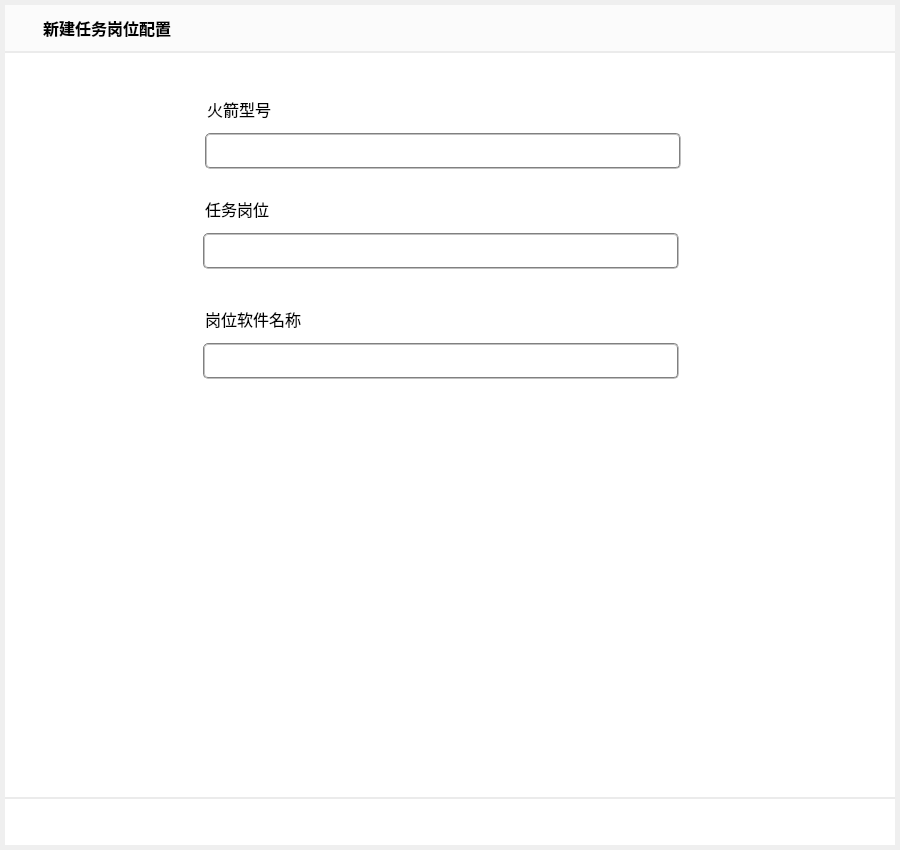
<?xml version="1.0" encoding="UTF-8"?>
<ui version="4.0">
 <class>AddTaskClass</class>
 <widget class="QWidget" name="AddTaskClass">
  <property name="geometry">
   <rect>
    <x>0</x>
    <y>0</y>
    <width>900</width>
    <height>850</height>
   </rect>
  </property>
  <property name="windowTitle">
   <string>AddTask</string>
  </property>
  <layout class="QVBoxLayout" name="verticalLayout_2">
   <property name="spacing">
    <number>0</number>
   </property>
   <property name="leftMargin">
    <number>5</number>
   </property>
   <property name="topMargin">
    <number>5</number>
   </property>
   <property name="rightMargin">
    <number>5</number>
   </property>
   <property name="bottomMargin">
    <number>5</number>
   </property>
   <item>
    <widget class="QWidget" name="wgt_top" native="true">
     <property name="minimumSize">
      <size>
       <width>0</width>
       <height>48</height>
      </size>
     </property>
     <property name="maximumSize">
      <size>
       <width>16777215</width>
       <height>48</height>
      </size>
     </property>
     <property name="styleSheet">
      <string notr="true">background-color: rgb(255, 255, 255);
background-color: rgb(251, 251, 251);</string>
     </property>
     <layout class="QVBoxLayout" name="verticalLayout_9">
      <property name="spacing">
       <number>0</number>
      </property>
      <property name="leftMargin">
       <number>0</number>
      </property>
      <property name="topMargin">
       <number>0</number>
      </property>
      <property name="rightMargin">
       <number>0</number>
      </property>
      <property name="bottomMargin">
       <number>0</number>
      </property>
      <item>
       <widget class="QWidget" name="widget_15" native="true">
        <layout class="QHBoxLayout" name="horizontalLayout_7">
         <property name="spacing">
          <number>0</number>
         </property>
         <property name="leftMargin">
          <number>6</number>
         </property>
         <property name="topMargin">
          <number>0</number>
         </property>
         <property name="rightMargin">
          <number>6</number>
         </property>
         <property name="bottomMargin">
          <number>0</number>
         </property>
         <item>
          <widget class="QLabel" name="label_4">
           <property name="minimumSize">
            <size>
             <width>32</width>
             <height>32</height>
            </size>
           </property>
           <property name="maximumSize">
            <size>
             <width>32</width>
             <height>32</height>
            </size>
           </property>
           <property name="styleSheet">
            <string notr="true">image: url(:/FaultInjection/images/icon1.png);</string>
           </property>
           <property name="text">
            <string/>
           </property>
          </widget>
         </item>
         <item>
          <widget class="QLabel" name="lb_title_2">
           <property name="minimumSize">
            <size>
             <width>291</width>
             <height>0</height>
            </size>
           </property>
           <property name="maximumSize">
            <size>
             <width>291</width>
             <height>16777215</height>
            </size>
           </property>
           <property name="font">
            <font>
             <family>微软雅黑</family>
             <pointsize>12</pointsize>
             <weight>75</weight>
             <bold>true</bold>
            </font>
           </property>
           <property name="text">
            <string>新建任务岗位配置</string>
           </property>
          </widget>
         </item>
         <item>
          <spacer name="horizontalSpacer_9">
           <property name="orientation">
            <enum>Qt::Horizontal</enum>
           </property>
           <property name="sizeType">
            <enum>QSizePolicy::Maximum</enum>
           </property>
           <property name="sizeHint" stdset="0">
            <size>
             <width>845</width>
             <height>20</height>
            </size>
           </property>
          </spacer>
         </item>
         <item>
          <widget class="QPushButton" name="pb_close_2">
           <property name="minimumSize">
            <size>
             <width>31</width>
             <height>31</height>
            </size>
           </property>
           <property name="maximumSize">
            <size>
             <width>31</width>
             <height>31</height>
            </size>
           </property>
           <property name="styleSheet">
            <string notr="true">QPushButton:hover{
	background-color:transparent;
	color: rgb(255, 85, 0);
	background-image: url(:/FaultInjection/images/关闭-悬浮.png);
    border:0px;}
QPushButton:pressed{
	background-color:transparent; 
	background-image: url(:/FaultInjection/images/关闭-点击.png);
    border:0px;}
QPushButton {
	background-color:transparent;
	background-image: url(:/FaultInjection/images/关闭-默认.png);
    border:0px;
}
</string>
           </property>
           <property name="text">
            <string/>
           </property>
          </widget>
         </item>
        </layout>
       </widget>
      </item>
      <item>
       <widget class="QWidget" name="widget_16" native="true">
        <property name="minimumSize">
         <size>
          <width>0</width>
          <height>2</height>
         </size>
        </property>
        <property name="maximumSize">
         <size>
          <width>16777215</width>
          <height>2</height>
         </size>
        </property>
        <property name="styleSheet">
         <string notr="true">background-color: rgb(235, 235, 235);</string>
        </property>
       </widget>
      </item>
     </layout>
    </widget>
   </item>
   <item>
    <widget class="QWidget" name="wgt_center" native="true">
     <property name="styleSheet">
      <string notr="true">background-color: rgb(255, 255, 255);</string>
     </property>
     <widget class="QLineEdit" name="le_roketName">
      <property name="geometry">
       <rect>
        <x>200</x>
        <y>80</y>
        <width>476</width>
        <height>36</height>
       </rect>
      </property>
      <property name="font">
       <font>
        <family>微软雅黑</family>
        <pointsize>12</pointsize>
        <weight>50</weight>
        <italic>false</italic>
        <bold>false</bold>
       </font>
      </property>
      <property name="styleSheet">
       <string notr="true">border:2px groove gray;border-radius:5px;padding:2px 4px;
font: 12pt &quot;微软雅黑&quot;;
</string>
      </property>
      <property name="readOnly">
       <bool>true</bool>
      </property>
     </widget>
     <widget class="QLabel" name="label_6">
      <property name="geometry">
       <rect>
        <x>202</x>
        <y>40</y>
        <width>91</width>
        <height>31</height>
       </rect>
      </property>
      <property name="font">
       <font>
        <family>微软雅黑</family>
        <pointsize>12</pointsize>
        <weight>50</weight>
        <italic>false</italic>
        <bold>false</bold>
       </font>
      </property>
      <property name="styleSheet">
       <string notr="true">font: 12pt &quot;微软雅黑&quot;;</string>
      </property>
      <property name="text">
       <string>火箭型号</string>
      </property>
     </widget>
     <widget class="QLineEdit" name="le_taskName">
      <property name="geometry">
       <rect>
        <x>198</x>
        <y>180</y>
        <width>476</width>
        <height>36</height>
       </rect>
      </property>
      <property name="font">
       <font>
        <family>微软雅黑</family>
        <pointsize>12</pointsize>
        <weight>50</weight>
        <italic>false</italic>
        <bold>false</bold>
       </font>
      </property>
      <property name="styleSheet">
       <string notr="true">border:2px groove gray;border-radius:5px;padding:2px 4px;
font: 12pt &quot;微软雅黑&quot;;
</string>
      </property>
      <property name="readOnly">
       <bool>false</bool>
      </property>
     </widget>
     <widget class="QLabel" name="label_8">
      <property name="geometry">
       <rect>
        <x>200</x>
        <y>140</y>
        <width>91</width>
        <height>31</height>
       </rect>
      </property>
      <property name="font">
       <font>
        <family>微软雅黑</family>
        <pointsize>12</pointsize>
        <weight>50</weight>
        <italic>false</italic>
        <bold>false</bold>
       </font>
      </property>
      <property name="styleSheet">
       <string notr="true">font: 12pt &quot;微软雅黑&quot;;</string>
      </property>
      <property name="text">
       <string>任务岗位</string>
      </property>
     </widget>
     <widget class="QLineEdit" name="le_roketSoftName">
      <property name="geometry">
       <rect>
        <x>198</x>
        <y>290</y>
        <width>476</width>
        <height>36</height>
       </rect>
      </property>
      <property name="font">
       <font>
        <family>微软雅黑</family>
        <pointsize>12</pointsize>
        <weight>50</weight>
        <italic>false</italic>
        <bold>false</bold>
       </font>
      </property>
      <property name="styleSheet">
       <string notr="true">border:2px groove gray;border-radius:5px;padding:2px 4px;
font: 12pt &quot;微软雅黑&quot;;
</string>
      </property>
      <property name="readOnly">
       <bool>false</bool>
      </property>
     </widget>
     <widget class="QLabel" name="label_9">
      <property name="geometry">
       <rect>
        <x>200</x>
        <y>250</y>
        <width>141</width>
        <height>31</height>
       </rect>
      </property>
      <property name="font">
       <font>
        <family>微软雅黑</family>
        <pointsize>12</pointsize>
        <weight>50</weight>
        <italic>false</italic>
        <bold>false</bold>
       </font>
      </property>
      <property name="styleSheet">
       <string notr="true">font: 12pt &quot;微软雅黑&quot;;</string>
      </property>
      <property name="text">
       <string>岗位软件名称</string>
      </property>
     </widget>
    </widget>
   </item>
   <item>
    <widget class="QWidget" name="wgt_bottom" native="true">
     <property name="minimumSize">
      <size>
       <width>0</width>
       <height>48</height>
      </size>
     </property>
     <property name="maximumSize">
      <size>
       <width>16777215</width>
       <height>48</height>
      </size>
     </property>
     <property name="styleSheet">
      <string notr="true">background-color: rgb(255, 255, 255);</string>
     </property>
     <layout class="QVBoxLayout" name="verticalLayout_10">
      <property name="spacing">
       <number>0</number>
      </property>
      <property name="leftMargin">
       <number>0</number>
      </property>
      <property name="topMargin">
       <number>0</number>
      </property>
      <property name="rightMargin">
       <number>0</number>
      </property>
      <property name="bottomMargin">
       <number>0</number>
      </property>
      <item>
       <widget class="QWidget" name="widget_17" native="true">
        <property name="minimumSize">
         <size>
          <width>0</width>
          <height>2</height>
         </size>
        </property>
        <property name="maximumSize">
         <size>
          <width>16777215</width>
          <height>2</height>
         </size>
        </property>
        <property name="styleSheet">
         <string notr="true">background-color: rgb(235, 235, 235);</string>
        </property>
       </widget>
      </item>
      <item>
       <widget class="QWidget" name="widget_18" native="true">
        <layout class="QHBoxLayout" name="horizontalLayout_8">
         <property name="spacing">
          <number>0</number>
         </property>
         <property name="leftMargin">
          <number>0</number>
         </property>
         <property name="topMargin">
          <number>0</number>
         </property>
         <property name="rightMargin">
          <number>0</number>
         </property>
         <property name="bottomMargin">
          <number>0</number>
         </property>
         <item>
          <spacer name="horizontalSpacer_10">
           <property name="orientation">
            <enum>Qt::Horizontal</enum>
           </property>
           <property name="sizeHint" stdset="0">
            <size>
             <width>1059</width>
             <height>20</height>
            </size>
           </property>
          </spacer>
         </item>
         <item>
          <widget class="QPushButton" name="pb_cancel_2">
           <property name="minimumSize">
            <size>
             <width>61</width>
             <height>31</height>
            </size>
           </property>
           <property name="maximumSize">
            <size>
             <width>61</width>
             <height>31</height>
            </size>
           </property>
           <property name="styleSheet">
            <string notr="true">QPushButton:hover{
 	background-color:transparent;
	border-image: url(:/FaultInjection/images/bt_suspension.png);
	color: rgb(255, 255, 255);
	font: 12pt &quot;微软雅黑&quot;;
    border:0px;}
QPushButton:pressed{
    background-color:transparent; 
	border-image: url(:/FaultInjection/images/bt_disable.png);
	color: rgb(255, 255, 255);
	font: 12pt &quot;微软雅黑&quot;;
    border:0px;}
QPushButton {
  	background-color:transparent;
	border-image: url(:/FaultInjection/images/bt_normal.png);
	color: rgb(255, 255, 255);
	font: 12pt &quot;微软雅黑&quot;;
    border:0px;
}</string>
           </property>
           <property name="text">
            <string>取消</string>
           </property>
          </widget>
         </item>
         <item>
          <spacer name="horizontalSpacer_11">
           <property name="orientation">
            <enum>Qt::Horizontal</enum>
           </property>
           <property name="sizeType">
            <enum>QSizePolicy::Fixed</enum>
           </property>
           <property name="sizeHint" stdset="0">
            <size>
             <width>17</width>
             <height>20</height>
            </size>
           </property>
          </spacer>
         </item>
         <item>
          <widget class="QPushButton" name="pb_ok_2">
           <property name="minimumSize">
            <size>
             <width>61</width>
             <height>31</height>
            </size>
           </property>
           <property name="maximumSize">
            <size>
             <width>61</width>
             <height>31</height>
            </size>
           </property>
           <property name="styleSheet">
            <string notr="true">QPushButton:hover{
 	background-color:transparent;
	border-image: url(:/FaultInjection/images/bt_suspension.png);
	color: rgb(255, 255, 255);
	font: 12pt &quot;微软雅黑&quot;;
    border:0px;}
QPushButton:pressed{
    background-color:transparent; 
	border-image: url(:/FaultInjection/images/bt_disable.png);
	color: rgb(255, 255, 255);
	font: 12pt &quot;微软雅黑&quot;;
    border:0px;}
QPushButton {
  	background-color:transparent;
	border-image: url(:/FaultInjection/images/bt_normal.png);
	color: rgb(255, 255, 255);
	font: 12pt &quot;微软雅黑&quot;;
    border:0px;
}</string>
           </property>
           <property name="text">
            <string>确定</string>
           </property>
          </widget>
         </item>
         <item>
          <spacer name="horizontalSpacer_12">
           <property name="orientation">
            <enum>Qt::Horizontal</enum>
           </property>
           <property name="sizeType">
            <enum>QSizePolicy::Fixed</enum>
           </property>
           <property name="sizeHint" stdset="0">
            <size>
             <width>10</width>
             <height>20</height>
            </size>
           </property>
          </spacer>
         </item>
        </layout>
       </widget>
      </item>
     </layout>
    </widget>
   </item>
  </layout>
 </widget>
 <layoutdefault spacing="6" margin="11"/>
 <resources>
  <include location="FaultInjection.qrc"/>
 </resources>
 <connections/>
</ui>
